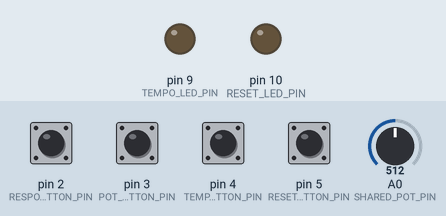
This sketch was run on a simulated Arduino Uno, built with avr-gcc and run on an emulated ATmega328P. On the bench: output pins drawn as LEDs (lit = HIGH). Inputs (shaded band) come from the test bench; at power-on: pin 2 (RESPONSE_MODE_BUTTON_PIN), pin 3 (POT_MODE_BUTTON_PIN), pin 4 (TEMPO_MODE_BUTTON_PIN), pin 5 (RESET_BUTTON_PIN) HIGH, A0 (SHARED_POT_PIN) = 512. What the sketch prints to the serial monitor is not drawn.

Above: at 1.5 s.
1.6 s: pin 4 (TEMPO_MODE_BUTTON_PIN) pulled LOW for 0.15 s
At 2.6 s:
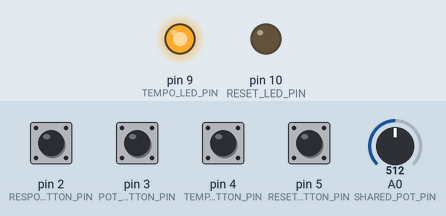
3.2 s: pin 5 (RESET_BUTTON_PIN) pulled LOW for 0.15 s
At 3.28 s:
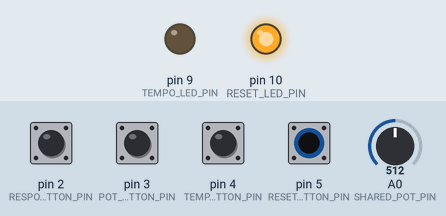
9.5 s: pin 4 (TEMPO_MODE_BUTTON_PIN) pulled LOW for 1 s
At 9.9 s:
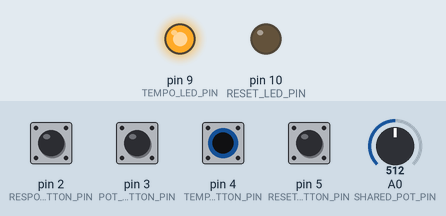
Timing chart, 0 to 12.5 s (numbered marks = the images above; inputs shaded):
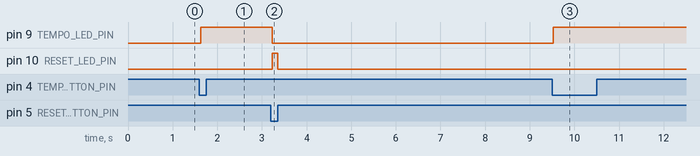

The sketch:

echophrase.ino
```cpp
const int RESPONSE_MODE_BUTTON_PIN = 2;  // leftmost button
const int POT_MODE_BUTTON_PIN      = 3;  // selects volume vs cutoff
const int TEMPO_MODE_BUTTON_PIN    = 4;  // cycles 4 tempo modes
const int RESET_BUTTON_PIN         = 5;  // reset
const int SHARED_POT_PIN           = A0; // main potentiometer

// LED pins for the two illuminated buttons
const int TEMPO_LED_PIN            = 9;
const int RESET_LED_PIN            = 10;

const unsigned long debounceDelay = 30;
const unsigned long potSendIntervalMs = 15;
const unsigned long resetFlashMs = 120;

// Serial event codes
const int RESPONSE_MODE_EVENT = 250;
const int POT_MODE_EVENT      = 251;
const int TEMPO_MODE_EVENT    = 252;
const int RESET_EVENT         = 253;

// Button debounce state
bool lastResponseReading = HIGH;
bool lastPotModeReading  = HIGH;
bool lastTempoReading    = HIGH;
bool lastResetReading    = HIGH;

bool stableResponseState = HIGH;
bool stablePotModeState  = HIGH;
bool stableTempoState    = HIGH;
bool stableResetState    = HIGH;

unsigned long lastResponseDebounceTime = 0;
unsigned long lastPotModeDebounceTime  = 0;
unsigned long lastTempoDebounceTime    = 0;
unsigned long lastResetDebounceTime    = 0;

// Pot state
int lastPotValue = -1;
unsigned long lastPotSendTime = 0;
const int potThreshold = 2;  // smaller threshold = smoother response

// Tempo mode memory for LED feedback
int tempoMode = 0;

// Reset LED flash state
bool resetLedActive = false;
unsigned long resetLedStartTime = 0;

void setup() {
  pinMode(RESPONSE_MODE_BUTTON_PIN, INPUT_PULLUP);
  pinMode(POT_MODE_BUTTON_PIN, INPUT_PULLUP);
  pinMode(TEMPO_MODE_BUTTON_PIN, INPUT_PULLUP);
  pinMode(RESET_BUTTON_PIN, INPUT_PULLUP);

  pinMode(TEMPO_LED_PIN, OUTPUT);
  pinMode(RESET_LED_PIN, OUTPUT);

  digitalWrite(TEMPO_LED_PIN, LOW);
  digitalWrite(RESET_LED_PIN, LOW);

  Serial.begin(115200);
  delay(300);

  updateTempoLed();
}

void loop() {
  handleResponseModeButton();
  handlePotModeButton();
  handleTempoModeButton();
  handleResetButton();
  handleSharedPot();
  updateResetLedFlash();
}

void handleResponseModeButton() {
  bool reading = digitalRead(RESPONSE_MODE_BUTTON_PIN);

  if (reading != lastResponseReading) {
    lastResponseDebounceTime = millis();
  }

  if ((millis() - lastResponseDebounceTime) > debounceDelay) {
    if (reading != stableResponseState) {
      stableResponseState = reading;
      if (stableResponseState == LOW) {
        Serial.write(RESPONSE_MODE_EVENT);
      }
    }
  }

  lastResponseReading = reading;
}

void handlePotModeButton() {
  bool reading = digitalRead(POT_MODE_BUTTON_PIN);

  if (reading != lastPotModeReading) {
    lastPotModeDebounceTime = millis();
  }

  if ((millis() - lastPotModeDebounceTime) > debounceDelay) {
    if (reading != stablePotModeState) {
      stablePotModeState = reading;
      if (stablePotModeState == LOW) {
        Serial.write(POT_MODE_EVENT);
      }
    }
  }

  lastPotModeReading = reading;
}

void handleTempoModeButton() {
  bool reading = digitalRead(TEMPO_MODE_BUTTON_PIN);

  if (reading != lastTempoReading) {
    lastTempoDebounceTime = millis();
  }

  if ((millis() - lastTempoDebounceTime) > debounceDelay) {
    if (reading != stableTempoState) {
      stableTempoState = reading;
      if (stableTempoState == LOW) {
        tempoMode = (tempoMode + 1) % 4;
        updateTempoLed();
        Serial.write(TEMPO_MODE_EVENT);
      }
    }
  }

  lastTempoReading = reading;
}

void handleResetButton() {
  bool reading = digitalRead(RESET_BUTTON_PIN);

  if (reading != lastResetReading) {
    lastResetDebounceTime = millis();
  }

  if ((millis() - lastResetDebounceTime) > debounceDelay) {
    if (reading != stableResetState) {
      stableResetState = reading;
      if (stableResetState == LOW) {
        Serial.write(RESET_EVENT);

        // Reset local hardware state too
        tempoMode = 0;
        updateTempoLed();

        digitalWrite(RESET_LED_PIN, HIGH);
        resetLedActive = true;
        resetLedStartTime = millis();
      }
    }
  }

  lastResetReading = reading;
}

void handleSharedPot() {
  if ((millis() - lastPotSendTime) < potSendIntervalMs) {
    return;
  }

  lastPotSendTime = millis();

  int rawPot = analogRead(SHARED_POT_PIN);      // 0..1023
  int mappedPot = map(rawPot, 0, 1023, 0, 127); // 0..127

  if (lastPotValue < 0 || abs(mappedPot - lastPotValue) >= potThreshold) {
    lastPotValue = mappedPot;

    // Send in a separate range so Pd can distinguish it from button events
    Serial.write((byte)(100 + mappedPot));
  }
}

void updateTempoLed() {
  // Simple readable behavior:
  // mode 0 -> off
  // mode 1/2/3 -> on
  // If you want 4 distinct LED patterns later, we can do that too
  if (tempoMode == 0) {
    digitalWrite(TEMPO_LED_PIN, LOW);
  } else {
    digitalWrite(TEMPO_LED_PIN, HIGH);
  }
}

void updateResetLedFlash() {
  if (resetLedActive && (millis() - resetLedStartTime >= resetFlashMs)) {
    digitalWrite(RESET_LED_PIN, LOW);
    resetLedActive = false;
  }
}
```

Measured:
- after the input at 1.6 s, pin 9 (TEMPO_LED_PIN): LOW → HIGH at once
- after the input at 3.2 s, pin 9 (TEMPO_LED_PIN): HIGH → LOW at once; pin 10 (RESET_LED_PIN): LOW → HIGH at once, → LOW 0.12 s later
- after the input at 9.5 s, pin 9 (TEMPO_LED_PIN): LOW → HIGH at once
